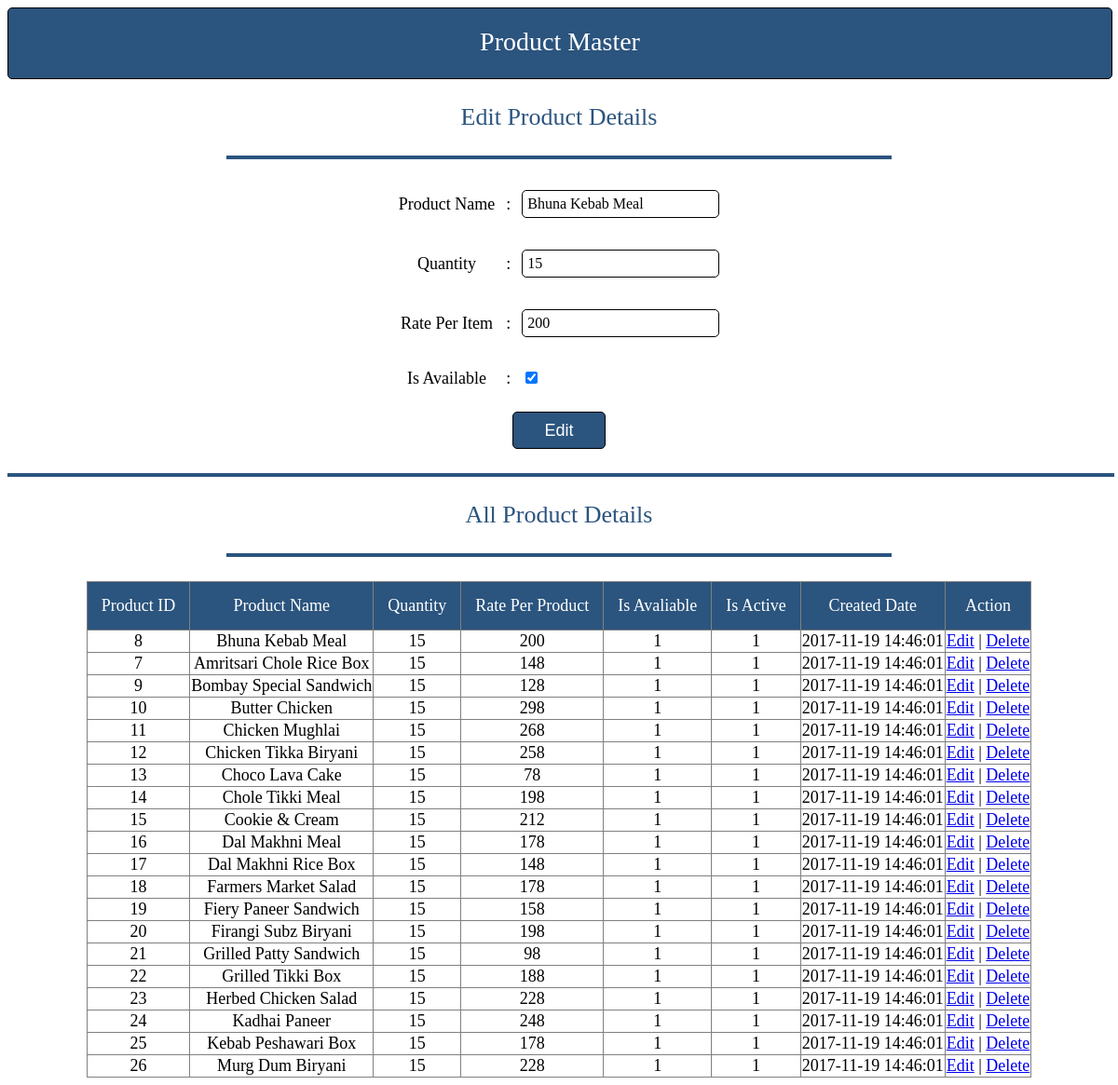
The app's page /admin/editproduct.php?id=8 with its own data.
### tables this page shows
CREATE TABLE IF NOT EXISTS `productmaster` (
  `ProdctID` int(11) NOT NULL AUTO_INCREMENT,
  `ProductName` varchar(100) NOT NULL,
  `Quantity` int(11) NOT NULL,
  `RatePerProduct` int(11) NOT NULL,
  `IsAvaliable` bit(1) NOT NULL DEFAULT b'0',
  `IsActive` bit(1) NOT NULL DEFAULT b'1',
  `CreatedDate` datetime NOT NULL DEFAULT CURRENT_TIMESTAMP,
  PRIMARY KEY (`ProdctID`)
);

### admin/editproduct.php (the view, shortened to what this page needs)
<?php
include 'db.php';
	$ProductName= "";
	$Quantity= "";
	$RatePerProduct= "";
	$IsAvaliable = false;
if(isset($_POST['Submit'])) {
	$ProductId= $_POST['ProductId'];
	$ProductName= $_POST['ProductName'];
	$Quantity= $_POST['Quantity'];
	$RatePerProduct= $_POST['RatePerProduct'];
	$IsAvaliable = isset($_POST['IsAvaliable']) ? true: false;
	$query="UPDATE  productmaster SET
			ProductName = '$ProductName', Quantity = '$Quantity', RatePerProduct = '$RatePerProduct', IsAvaliable = $IsAvaliable WHERE ProdctID = '$ProductId'";
	$result=$conn->query($query);
	if($result){
		header("location:product-master.php");
	}
	else{
		$errormsg="Something went wrong,Try Again.";
		echo "<script type='text/javascript'>alert('$errormsg');</script>";
	}
}
else{
	if(isset($_GET["id"])) {
		$ProductId =  $_GET["id"];
		$result = $conn->query("SELECT * FROM productmaster WHERE ProdctID = '$ProductId'");
		if($result != null && $result->num_rows == 1 ) {
			$row = $result->fetch_assoc() ;
			$ProductName= $row["ProductName"];
			$Quantity= $row["Quantity"];
			$RatePerProduct= $row["RatePerProduct"];
			$IsAvaliable = $row["IsAvaliable"];
		}
	}
}
$result = $conn->query("SELECT * FROM productmaster");
?>
<!DOCTYPE html>
<html>
<head>
</head>
<body>
<font face="calibri">
<form action="editproduct.php" id="form1"  method="post" name="product_masterform">
<div class="pmaster">
	<p align="center" class="ptext">Product Master</p>
</div>
<p class="padd">Edit Product Details</p>
<hr class="hrafter"><br />
<table align="center">
	<tr>
		<td class="tdedit">
			Product Name
		</td>
		<td class="tdedit">
			:
		</td>
		<td class="tdedit">
			<input id="txtName" class="txtedit" maxlength="50" type="text" name="ProductName" value="<?php echo $ProductName ?>">
		</td>
	</tr>
	<tr>
		<td colspan="3"><br></td>
	</tr>
	<tr>
		<td class="tdedit">
		Quantity
		</td>
		<td class="tdedit">
			:
		</td>
		<td class="tdedit">
			<input type="number" class="txtedit" maxlength="10" name="Quantity" value="<?php echo $Quantity ?>">
		</td>
	</tr>
	<tr>
		<td colspan="3"><br></td>
	</tr>
	<tr>
		<td class="tdedit">
		Rate Per Item
		</td>
		<td class="tdedit">
			:
		</td>
		<td class="tdedit">
			<input type="number" class="txtedit" maxlength="5" name="RatePerProduct" value="<?php echo $RatePerProduct ?>">
		</td>
	</tr>
	<tr>
		<td colspan="3"><br></td>
	</tr>
	<tr>
		<td class="tdedit">
		Is Available
		</td>
		<td class="tdedit">
			:
		</td>
		<td class="tdedit" style="text-align: left">
			<input type="checkbox" name="IsAvaliable" <?php if($IsAvaliable) { echo "checked";}?> >
		</td>
	</tr>
</table>
<br />
<div align="center">
	<input id="editbtn" type="submit" value="Edit" name="Submit">
</div>
<br />
<hr class="hra">
<p class="padd">All Product Details</p>
<hr class="hrafter">
<br />
<table align="center" border="1" style="border-collapse: collapse; font-size: 18px; padding: 10px;">
	<thead style="background-color: #2B547E; color: white; text-align: center;">
		<tr>
			<td class="tdpad">Product ID</td>
			<td class="tdpad">Product Name</td>
			<td class="tdpad">Quantity</td>
			<td class="tdpad">Rate Per Product</td>
			<td class="tdpad">Is Avaliable</td>
			<td class="tdpad">Is Active</td>
			<td class="tdpad">Created Date</td>
			<td class="tdpad">Action</td>
		</tr>
	</thead>
	<tbody style="text-align: center; padding: 10px;">
		<?php
			if($result != null && $result->num_rows > 0 ) {
				while ($row = $result->fetch_assoc()) {
					echo "<tr>";
						echo "<td>".$row["ProdctID"]."</td>";
						echo "<td>".$row["ProductName"]."</td>";
						echo "<td>".$row["Quantity"]."</td>";
						echo "<td>".$row["RatePerProduct"]."</td>";
						echo "<td>".$row["IsAvaliable"]."</td>";
						echo "<td>".$row["IsActive"]."</td>";
						echo "<td>".$row["CreatedDate"]."</td>";
						echo "<td><a class='clslink' href='editproduct.php?id=".$row["ProdctID"]."'>Edit</a> | <a class='clslink' href='product-master.php?id=".$row["ProdctID"]."'>Delete</a></td>";
					echo "</tr>";
				}
			}
		?>
	</tbody>
</table>
</form>
</font>
</body>
</html>

### admin/editproduct.php (style rules this page uses)
.pmaster { background-color: #2b547e; color: white; font-size: 28px; font-family: calibri; width: 100%; height: 75px; border: 1px solid black; border-radius: 5px; }
.ptext { font-size: 28px; font-family: calibri; line-height: 15px; }
.padd { font-size: 26px; color: #2b547e; text-align: center; }
.hrafter { width: 60%; border: 2px solid #2b547e; }
.hra { width: 100%; border: 2px solid #2B547E; }
.tdedit { text-align: center; font-size: 18px; padding: 5px; }
#editbtn { width: 100px; height: 40px; font-size: 18px; border: 1px solid black; background-color: #2B547E; color: white; border-radius: 5px; }
.txtedit { font-size: 16px; padding: 5px; width: 200px; border: 1px solid black; border-radius: 5px; font-family: calibri; }
.tdpad { padding: 15px; }

### records on screen
productmaster: ProductName "Bhuna Kebab Meal", Quantity "15", RatePerProduct "200", IsAvaliable "☑", ProdctID "8", IsAvaliable "1", IsActive "1", CreatedDate "2017-11-19 14:46:01"
productmaster: ProdctID "7", ProductName "Amritsari Chole Rice Box", Quantity "15", RatePerProduct "148", IsAvaliable "1", IsActive "1", CreatedDate "2017-11-19 14:46:01"
productmaster: ProdctID "9", ProductName "Bombay Special Sandwich", Quantity "15", RatePerProduct "128", IsAvaliable "1", IsActive "1", CreatedDate "2017-11-19 14:46:01"
productmaster: ProdctID "10", ProductName "Butter Chicken", Quantity "15", RatePerProduct "298", IsAvaliable "1", IsActive "1", CreatedDate "2017-11-19 14:46:01"
productmaster: ProdctID "11", ProductName "Chicken Mughlai", Quantity "15", RatePerProduct "268", IsAvaliable "1", IsActive "1", CreatedDate "2017-11-19 14:46:01"
productmaster: ProdctID "12", ProductName "Chicken Tikka Biryani", Quantity "15", RatePerProduct "258", IsAvaliable "1", IsActive "1", CreatedDate "2017-11-19 14:46:01"
productmaster: ProdctID "13", ProductName "Choco Lava Cake", Quantity "15", RatePerProduct "78", IsAvaliable "1", IsActive "1", CreatedDate "2017-11-19 14:46:01"
productmaster: ProdctID "14", ProductName "Chole Tikki Meal", Quantity "15", RatePerProduct "198", IsAvaliable "1", IsActive "1", CreatedDate "2017-11-19 14:46:01"
productmaster: ProdctID "15", ProductName "Cookie & Cream", Quantity "15", RatePerProduct "212", IsAvaliable "1", IsActive "1", CreatedDate "2017-11-19 14:46:01"
productmaster: ProdctID "16", ProductName "Dal Makhni Meal", Quantity "15", RatePerProduct "178", IsAvaliable "1", IsActive "1", CreatedDate "2017-11-19 14:46:01"
productmaster: ProdctID "17", ProductName "Dal Makhni Rice Box", Quantity "15", RatePerProduct "148", IsAvaliable "1", IsActive "1", CreatedDate "2017-11-19 14:46:01"
productmaster: ProdctID "18", ProductName "Farmers Market Salad", Quantity "15", RatePerProduct "178", IsAvaliable "1", IsActive "1", CreatedDate "2017-11-19 14:46:01"
productmaster: ProdctID "19", ProductName "Fiery Paneer Sandwich", Quantity "15", RatePerProduct "158", IsAvaliable "1", IsActive "1", CreatedDate "2017-11-19 14:46:01"
productmaster: ProdctID "20", ProductName "Firangi Subz Biryani", Quantity "15", RatePerProduct "198", IsAvaliable "1", IsActive "1", CreatedDate "2017-11-19 14:46:01"
productmaster: ProdctID "21", ProductName "Grilled Patty Sandwich", Quantity "15", RatePerProduct "98", IsAvaliable "1", IsActive "1", CreatedDate "2017-11-19 14:46:01"
productmaster: ProdctID "22", ProductName "Grilled Tikki Box", Quantity "15", RatePerProduct "188", IsAvaliable "1", IsActive "1", CreatedDate "2017-11-19 14:46:01"
productmaster: ProdctID "23", ProductName "Herbed Chicken Salad", Quantity "15", RatePerProduct "228", IsAvaliable "1", IsActive "1", CreatedDate "2017-11-19 14:46:01"
productmaster: ProdctID "24", ProductName "Kadhai Paneer", Quantity "15", RatePerProduct "248", IsAvaliable "1", IsActive "1", CreatedDate "2017-11-19 14:46:01"
productmaster: ProdctID "25", ProductName "Kebab Peshawari Box", Quantity "15", RatePerProduct "178", IsAvaliable "1", IsActive "1", CreatedDate "2017-11-19 14:46:01"
productmaster: ProdctID "26", ProductName "Murg Dum Biryani", Quantity "15", RatePerProduct "228", IsAvaliable "1", IsActive "1", CreatedDate "2017-11-19 14:46:01"
